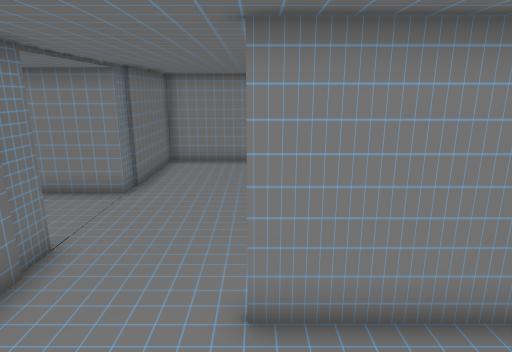
[1] (above)

12 first-person views from a walk through a scene from a Unity 3-D project. The camera is 1.5 m above the floor, tilts 14° down and sees 75° across. The floor is counted in squares, 0.5 m on a side. Each view is taken from the middle of a square. On the plan, view 1 faces up. The plan holds only what a view shows up to about 20 squares ahead; the rest is blank. The player character is not drawn. Door leaves are left out, so doorways stand open.

[2]
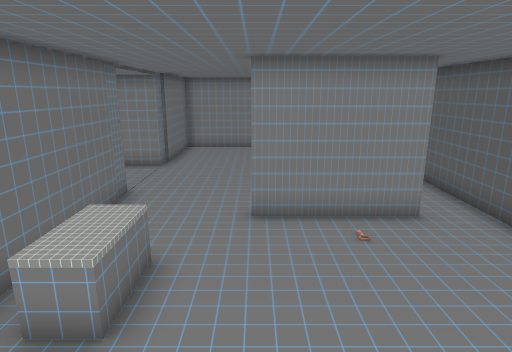

[3]
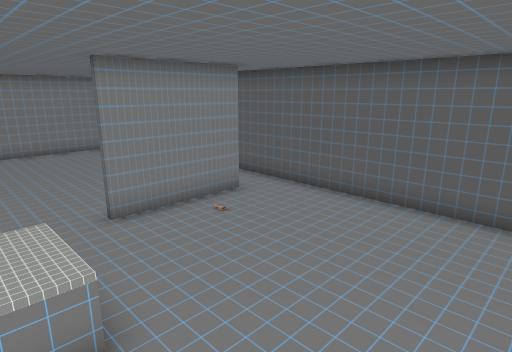

[4]
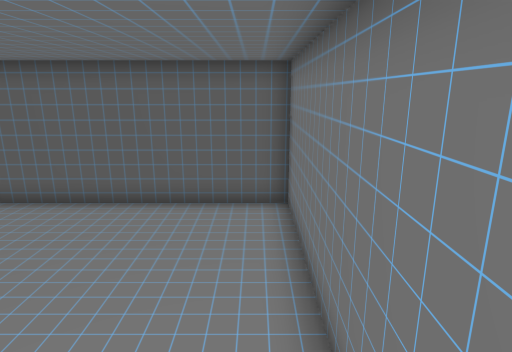

[5]
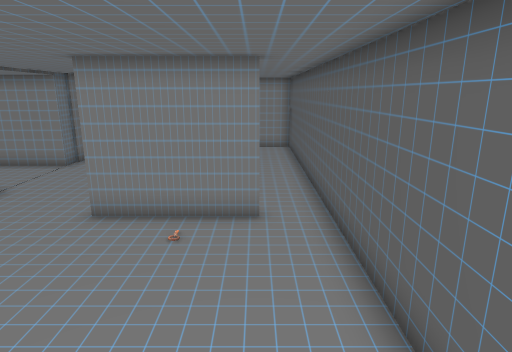

[6]
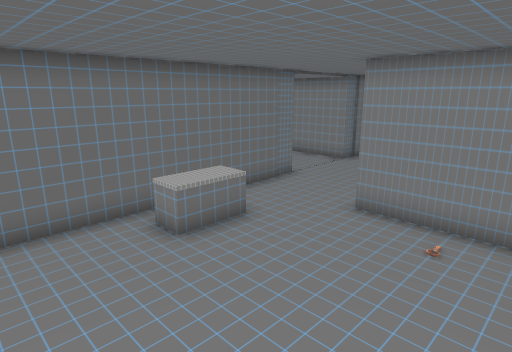

[7]
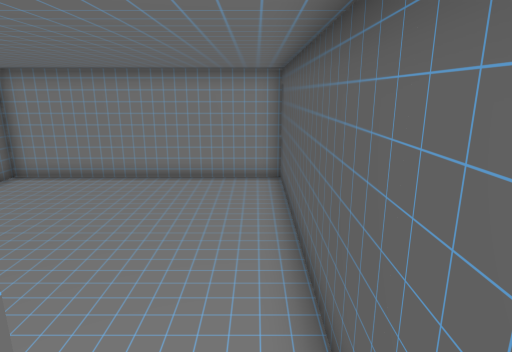

[8]
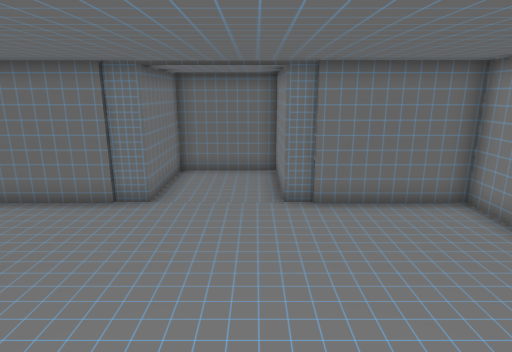

[9]
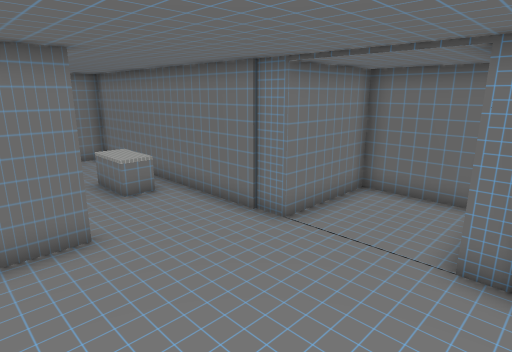

[10]
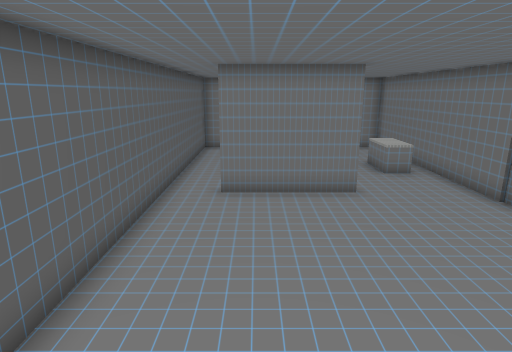

[11]
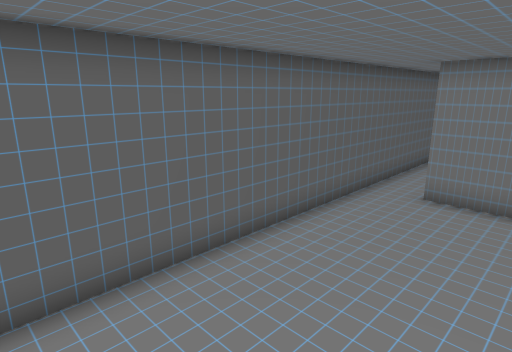

[12]
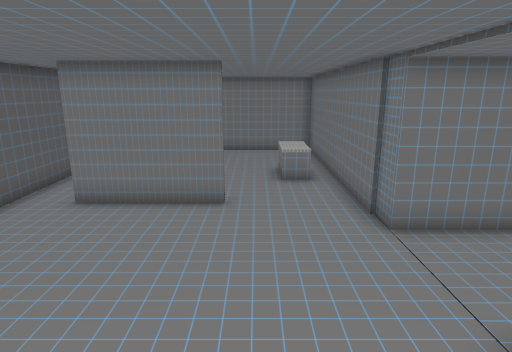

### Floor plan
Points are (right, up) in squares from view 1. A wall is a line through its corners. A room is listed if a view was taken in it or the views show most of it. See-through windows are left out.
Room 1 (views 1, 2, 3, 4, 5, 6, 7)
walls: (4.1, 3.9) (-0.1, 3.9); (-3.9, 4) (-3.9, -4.9) (5.9, -4.9) (5.9, 4)
ways out: open door at (-2, 4) to room 2; open door at (5, 4) to room 2
Room 2 (views 8, 9, 10, 11, 12)
walls: (-0.1, 4.1) (4.1, 4.1); (-3.9, 6) (-3.9, 4); (5.9, 4) (5.9, 14.9) (-3.9, 14.9) (-3.9, 9.8)
ways out: open door at (-2, 4) to room 1; open door at (5, 4) to room 1; open door at (-4, 7.5) to room 3
Room 3 (no view inside)
walls: (-3.9, 9.8) (-7.9, 9.8) (-7.9, 6) (-3.9, 6)
ways out: open door at (-4, 7.5) to room 2

Where each view was taken, in squares from view 1:
view 1: 0 up, 0 right, facing up
view 2: 4 down, 0 right, facing up
view 3: 4 down, 3 left, facing up-right
view 4: 4 down, 3 left, facing right
view 5: 4 down, 4 right, facing up
view 6: 4 down, 4 right, facing up-left
view 7: 3 up, 5 right, facing up
view 8: 9 up, 5 right, facing left
view 9: 11 up, 2 right, facing down-left
view 10: 14 up, 3 right, facing down
view 11: 14 up, 1 right, facing down-right
view 12: 13 up, 1 left, facing down
